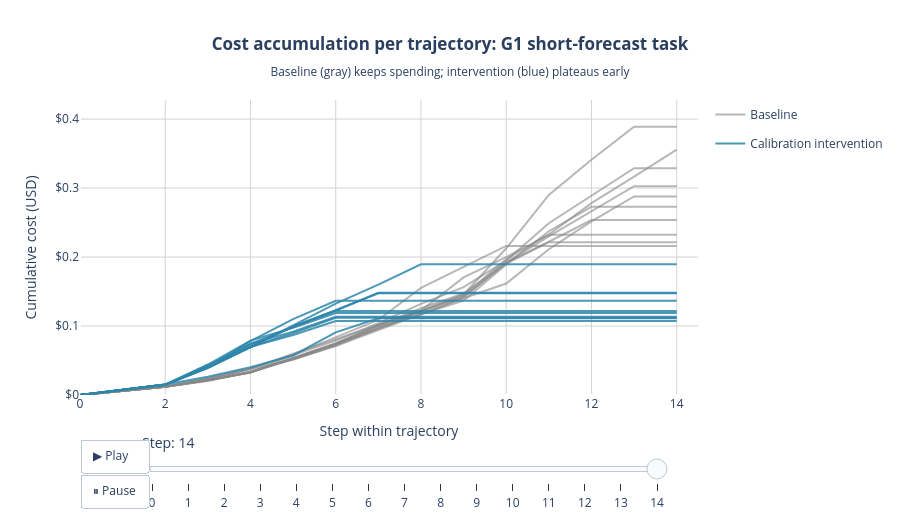
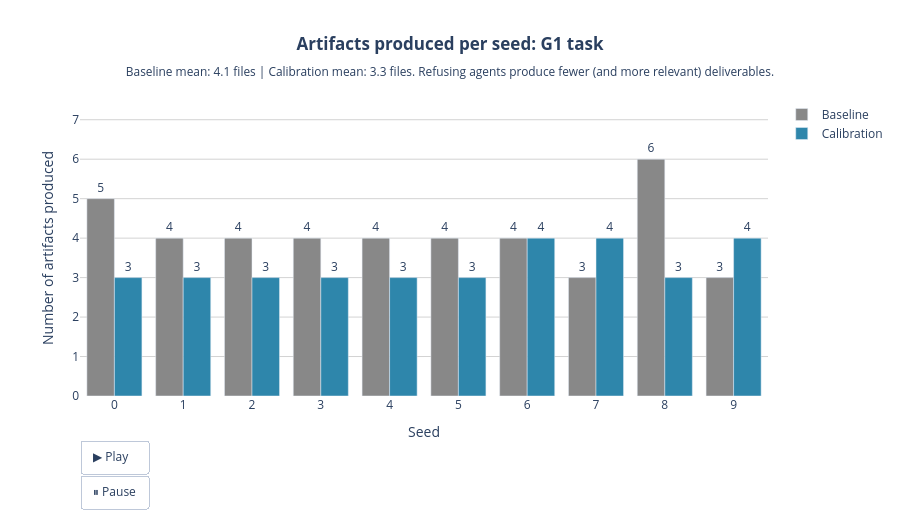
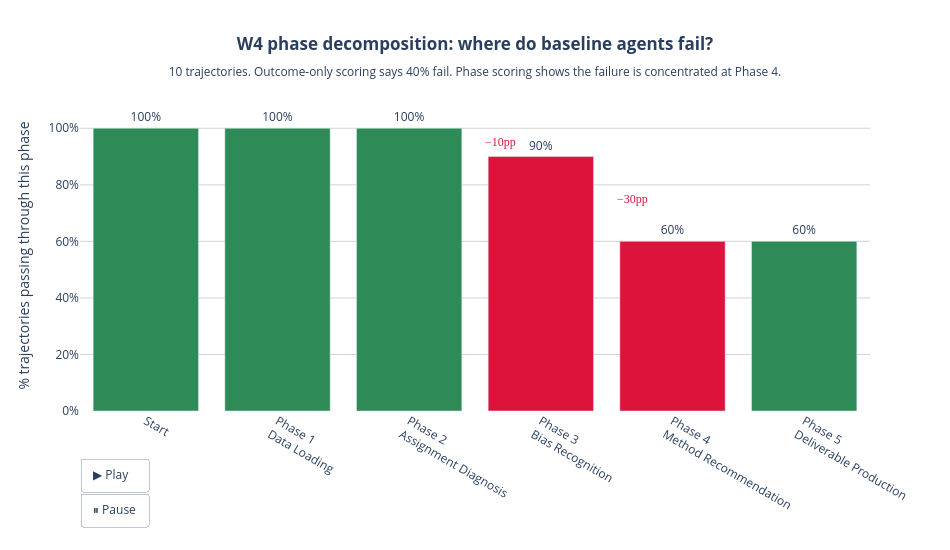

Notebook code cell kept with these figures, in order:
### Markdown cell above
#### Animated charts

### Code cell
from animated_charts import build_all
from phase_scoring import score_w4_full_batch

# Make sure df_baseline_w4 is loaded
df_baseline_w4 = score_w4_full_batch("baseline")

# Build all three (df should be your full aggregate from earlier)
fig1, fig2, fig3 = build_all(df, df_baseline_w4)

# View any of them inline:
fig1.show()
fig2.show()
fig3.show()

### Figure 1 — Plotly figure (JSON) as saved in the notebook; plotly's stock layout.template omitted (floating-point values rounded to 4 significant figures)
{"data": [{"hovertemplate": "<b>baseline seed 0</b><br>Step %{x}<br>Cumulative cost: $%{y:.3f}<br><extra></extra>", "legendgroup": "baseline", "line": {"color": "rgba(136, 136, 136, 0.6)", "width": 2}, "mode": "lines", "name": "Baseline", "showlegend": true, "type": "scatter", "x": [0, 1, 2, 3, 4, 5, 6, 7, 8, 9, 10, 11, 12, 13, 14], "y": [0.0, 0.005967, 0.01205, 0.02336, 0.03807, 0.05146, 0.07106, 0.09427, 0.1171, 0.1367, 0.1893, 0.2374, 0.2728, 0.2728, 0.2728]}, {"hovertemplate": "<b>baseline seed 1</b><br>Step %{x}<br>Cumulative cost: $%{y:.3f}<br><extra></extra>", "legendgroup": "baseline", "line": {"color": "rgba(136, 136, 136, 0.6)", "width": 2}, "mode": "lines", "name": "Baseline", "showlegend": false, "type": "scatter", "x": [0, 1, 2, 3, 4, 5, 6, 7, 8, 9, 10, 11, 12, 13, 14], "y": [0.0, 0.005967, 0.01205, 0.02142, 0.03296, 0.05181, 0.07303, 0.09714, 0.1165, 0.1413, 0.1922, 0.23, 0.266, 0.3026, 0.3026]}, {"hovertemplate": "<b>baseline seed 2</b><br>Step %{x}<br>Cumulative cost: $%{y:.3f}<br><extra></extra>", "legendgroup": "baseline", "line": {"color": "rgba(136, 136, 136, 0.6)", "width": 2}, "mode": "lines", "name": "Baseline", "showlegend": false, "type": "scatter", "x": [0, 1, 2, 3, 4, 5, 6, 7, 8, 9, 10, 11, 12, 13, 14], "y": [0.0, 0.005967, 0.01205, 0.02305, 0.03847, 0.05863, 0.08401, 0.1089, 0.1553, 0.1856, 0.2161, 0.2161, 0.2161, 0.2161, 0.2161]}, {"hovertemplate": "<b>baseline seed 3</b><br>Step %{x}<br>Cumulative cost: $%{y:.3f}<br><extra></extra>", "legendgroup": "baseline", "line": {"color": "rgba(136, 136, 136, 0.6)", "width": 2}, "mode": "lines", "name": "Baseline", "showlegend": false, "type": "scatter", "x": [0, 1, 2, 3, 4, 5, 6, 7, 8, 9, 10, 11, 12, 13, 14], "y": [0.0, 0.005967, 0.01205, 0.02148, 0.03302, 0.0532, 0.07496, 0.1018, 0.1221, 0.1456, 0.2127, 0.29, 0.3411, 0.3888, 0.3888]}, {"hovertemplate": "<b>baseline seed 4</b><br>Step %{x}<br>Cumulative cost: $%{y:.3f}<br><extra></extra>", "legendgroup": "baseline", "line": {"color": "rgba(136, 136, 136, 0.6)", "width": 2}, "mode": "lines", "name": "Baseline", "showlegend": false, "type": "scatter", "x": [0, 1, 2, 3, 4, 5, 6, 7, 8, 9, 10, 11, 12, 13, 14], "y": [0.0, 0.005967, 0.01205, 0.02325, 0.03461, 0.05125, 0.07164, 0.0978, 0.118, 0.1402, 0.1616, 0.2114, 0.2517, 0.2879, 0.2879]}, {"hovertemplate": "<b>baseline seed 5</b><br>Step %{x}<br>Cumulative cost: $%{y:.3f}<br><extra></extra>", "legendgroup": "baseline", "line": {"color": "rgba(136, 136, 136, 0.6)", "width": 2}, "mode": "lines", "name": "Baseline", "showlegend": false, "type": "scatter", "x": [0, 1, 2, 3, 4, 5, 6, 7, 8, 9, 10, 11, 12, 13, 14], "y": [0.0, 0.005967, 0.01205, 0.02148, 0.03299, 0.05783, 0.0788, 0.1042, 0.1321, 0.1564, 0.1948, 0.249, 0.2892, 0.3289, 0.3289]}, {"hovertemplate": "<b>baseline seed 6</b><br>Step %{x}<br>Cumulative cost: $%{y:.3f}<br><extra></extra>", "legendgroup": "baseline", "line": {"color": "rgba(136, 136, 136, 0.6)", "width": 2}, "mode": "lines", "name": "Baseline", "showlegend": false, "type": "scatter", "x": [0, 1, 2, 3, 4, 5, 6, 7, 8, 9, 10, 11, 12, 13, 14], "y": [0.0, 0.005967, 0.01203, 0.0246, 0.03779, 0.05996, 0.08117, 0.1018, 0.1258, 0.1472, 0.192, 0.2222, 0.2537, 0.2537, 0.2537]}, {"hovertemplate": "<b>baseline seed 7</b><br>Step %{x}<br>Cumulative cost: $%{y:.3f}<br><extra></extra>", "legendgroup": "baseline", "line": {"color": "rgba(136, 136, 136, 0.6)", "width": 2}, "mode": "lines", "name": "Baseline", "showlegend": false, "type": "scatter", "x": [0, 1, 2, 3, 4, 5, 6, 7, 8, 9, 10, 11, 12, 13, 14], "y": [0.0, 0.005967, 0.01205, 0.02142, 0.03252, 0.05374, 0.07439, 0.1009, 0.1224, 0.1705, 0.1999, 0.2324, 0.2324, 0.2324, 0.2324]}, {"hovertemplate": "<b>baseline seed 8</b><br>Step %{x}<br>Cumulative cost: $%{y:.3f}<br><extra></extra>", "legendgroup": "baseline", "line": {"color": "rgba(136, 136, 136, 0.6)", "width": 2}, "mode": "lines", "name": "Baseline", "showlegend": false, "type": "scatter", "x": [0, 1, 2, 3, 4, 5, 6, 7, 8, 9, 10, 11, 12, 13, 14], "y": [0.0, 0.005967, 0.01205, 0.02023, 0.03312, 0.05281, 0.07361, 0.09565, 0.1213, 0.1442, 0.1969, 0.2326, 0.2782, 0.3166, 0.3556]}, {"hovertemplate": "<b>baseline seed 9</b><br>Step %{x}<br>Cumulative cost: $%{y:.3f}<br><extra></extra>", "legendgroup": "baseline", "line": {"color": "rgba(136, 136, 136, 0.6)", "width": 2}, "mode": "lines", "name": "Baseline", "showlegend": false, "type": "scatter", "x": [0, 1, 2, 3, 4, 5, 6, 7, 8, 9, 10, 11, 12, 13, 14], "y": [0.0, 0.005967, 0.01205, 0.02142, 0.03261, 0.05354, 0.07432, 0.1001, 0.1208, 0.1427, 0.1906, 0.2215, 0.2215, 0.2215, 0.2215]}, {"hovertemplate": "<b>calibration_v1 seed 0</b><br>Step %{x}<br>Cumulative cost: $%{y:.3f}<br><extra></extra>", "legendgroup": "calibration_v1", "line": {"color": "rgba(46, 134, 171, 0.85)", "width": 2}, "mode": "lines", "name": "Calibration intervention", "showlegend": true, "type": "scatter", "x": [0, 1, 2, 3, 4, 5, 6, 7, 8, 9, 10, 11, 12, 13, 14], "y": [0.0, 0.007173, 0.01491, 0.04209, 0.07422, 0.09192, 0.1134, 0.1134, 0.1134, 0.1134, 0.1134, 0.1134, 0.1134, 0.1134, 0.1134]}, {"hovertemplate": "<b>calibration_v1 seed 1</b><br>Step %{x}<br>Cumulative cost: $%{y:.3f}<br><extra></extra>", "legendgroup": "calibration_v1", "line": {"color": "rgba(46, 134, 171, 0.85)", "width": 2}, "mode": "lines", "name": "Calibration intervention", "showlegend": false, "type": "scatter", "x": [0, 1, 2, 3, 4, 5, 6, 7, 8, 9, 10, 11, 12, 13, 14], "y": [0.0, 0.007188, 0.01511, 0.04422, 0.07891, 0.09739, 0.1189, 0.1189, 0.1189, 0.1189, 0.1189, 0.1189, 0.1189, 0.1189, 0.1189]}, {"hovertemplate": "<b>calibration_v1 seed 2</b><br>Step %{x}<br>Cumulative cost: $%{y:.3f}<br><extra></extra>", "legendgroup": "calibration_v1", "line": {"color": "rgba(46, 134, 171, 0.85)", "width": 2}, "mode": "lines", "name": "Calibration intervention", "showlegend": false, "type": "scatter", "x": [0, 1, 2, 3, 4, 5, 6, 7, 8, 9, 10, 11, 12, 13, 14], "y": [0.0, 0.007173, 0.01509, 0.02647, 0.04029, 0.05731, 0.0908, 0.1111, 0.1111, 0.1111, 0.1111, 0.1111, 0.1111, 0.1111, 0.1111]}, {"hovertemplate": "<b>calibration_v1 seed 3</b><br>Step %{x}<br>Cumulative cost: $%{y:.3f}<br><extra></extra>", "legendgroup": "calibration_v1", "line": {"color": "rgba(46, 134, 171, 0.85)", "width": 2}, "mode": "lines", "name": "Calibration intervention", "showlegend": false, "type": "scatter", "x": [0, 1, 2, 3, 4, 5, 6, 7, 8, 9, 10, 11, 12, 13, 14], "y": [0.0, 0.007188, 0.01511, 0.0431, 0.06931, 0.09956, 0.1229, 0.1475, 0.1475, 0.1475, 0.1475, 0.1475, 0.1475, 0.1475, 0.1475]}, {"hovertemplate": "<b>calibration_v1 seed 4</b><br>Step %{x}<br>Cumulative cost: $%{y:.3f}<br><extra></extra>", "legendgroup": "calibration_v1", "line": {"color": "rgba(46, 134, 171, 0.85)", "width": 2}, "mode": "lines", "name": "Calibration intervention", "showlegend": false, "type": "scatter", "x": [0, 1, 2, 3, 4, 5, 6, 7, 8, 9, 10, 11, 12, 13, 14], "y": [0.0, 0.007188, 0.01493, 0.03928, 0.07001, 0.08695, 0.1074, 0.1074, 0.1074, 0.1074, 0.1074, 0.1074, 0.1074, 0.1074, 0.1074]}, {"hovertemplate": "<b>calibration_v1 seed 5</b><br>Step %{x}<br>Cumulative cost: $%{y:.3f}<br><extra></extra>", "legendgroup": "calibration_v1", "line": {"color": "rgba(46, 134, 171, 0.85)", "width": 2}, "mode": "lines", "name": "Calibration intervention", "showlegend": false, "type": "scatter", "x": [0, 1, 2, 3, 4, 5, 6, 7, 8, 9, 10, 11, 12, 13, 14], "y": [0.0, 0.007188, 0.01511, 0.0398, 0.06956, 0.0899, 0.112, 0.112, 0.112, 0.112, 0.112, 0.112, 0.112, 0.112, 0.112]}, {"hovertemplate": "<b>calibration_v1 seed 6</b><br>Step %{x}<br>Cumulative cost: $%{y:.3f}<br><extra></extra>", "legendgroup": "calibration_v1", "line": {"color": "rgba(46, 134, 171, 0.85)", "width": 2}, "mode": "lines", "name": "Calibration intervention", "showlegend": false, "type": "scatter", "x": [0, 1, 2, 3, 4, 5, 6, 7, 8, 9, 10, 11, 12, 13, 14], "y": [0.0, 0.007188, 0.01511, 0.03902, 0.06899, 0.1008, 0.1325, 0.1601, 0.1896, 0.1896, 0.1896, 0.1896, 0.1896, 0.1896, 0.1896]}, {"hovertemplate": "<b>calibration_v1 seed 7</b><br>Step %{x}<br>Cumulative cost: $%{y:.3f}<br><extra></extra>", "legendgroup": "calibration_v1", "line": {"color": "rgba(46, 134, 171, 0.85)", "width": 2}, "mode": "lines", "name": "Calibration intervention", "showlegend": false, "type": "scatter", "x": [0, 1, 2, 3, 4, 5, 6, 7, 8, 9, 10, 11, 12, 13, 14], "y": [0.0, 0.007188, 0.01493, 0.04153, 0.074, 0.09858, 0.1216, 0.1216, 0.1216, 0.1216, 0.1216, 0.1216, 0.1216, 0.1216, 0.1216]}, {"hovertemplate": "<b>calibration_v1 seed 8</b><br>Step %{x}<br>Cumulative cost: $%{y:.3f}<br><extra></extra>", "legendgroup": "calibration_v1", "line": {"color": "rgba(46, 134, 171, 0.85)", "width": 2}, "mode": "lines", "name": "Calibration intervention", "showlegend": false, "type": "scatter", "x": [0, 1, 2, 3, 4, 5, 6, 7, 8, 9, 10, 11, 12, 13, 14], "y": [0.0, 0.007188, 0.01493, 0.04022, 0.07067, 0.09928, 0.1225, 0.1481, 0.1481, 0.1481, 0.1481, 0.1481, 0.1481, 0.1481, 0.1481]}, {"hovertemplate": "<b>calibration_v1 seed 9</b><br>Step %{x}<br>Cumulative cost: $%{y:.3f}<br><extra></extra>", "legendgroup": "calibration_v1", "line": {"color": "rgba(46, 134, 171, 0.85)", "width": 2}, "mode": "lines", "name": "Calibration intervention", "showlegend": false, "type": "scatter", "x": [0, 1, 2, 3, 4, 5, 6, 7, 8, 9, 10, 11, 12, 13, 14], "y": [0.0, 0.007188, 0.01493, 0.04022, 0.07795, 0.11, 0.1366, 0.1366, 0.1366, 0.1366, 0.1366, 0.1366, 0.1366, 0.1366, 0.1366]}], "layout": {"height": 520, "plot_bgcolor": "white", "sliders": [{"active": 14, "currentvalue": {"font": {"size": 14}, "prefix": "Step: "}, "len": 0.85, "steps": [{"args": [["0"], {"frame": {"duration": 0, "redraw": true}, "mode": "immediate", "transition": {"duration": 0}}], "label": "0", "method": "animate"}, {"args": [["1"], {"frame": {"duration": 0, "redraw": true}, "mode": "immediate", "transition": {"duration": 0}}], "label": "1", "method": "animate"}, {"args": [["2"], {"frame": {"duration": 0, "redraw": true}, "mode": "immediate", "transition": {"duration": 0}}], "label": "2", "method": "animate"}, {"args": [["3"], {"frame": {"duration": 0, "redraw": true}, "mode": "immediate", "transition": {"duration": 0}}], "label": "3", "method": "animate"}, {"args": [["4"], {"frame": {"duration": 0, "redraw": true}, "mode": "immediate", "transition": {"duration": 0}}], "label": "4", "method": "animate"}, {"args": [["5"], {"frame": {"duration": 0, "redraw": true}, "mode": "immediate", "transition": {"duration": 0}}], "label": "5", "method": "animate"}, {"args": [["6"], {"frame": {"duration": 0, "redraw": true}, "mode": "immediate", "transition": {"duration": 0}}], "label": "6", "method": "animate"}, {"args": [["7"], {"frame": {"duration": 0, "redraw": true}, "mode": "immediate", "transition": {"duration": 0}}], "label": "7", "method": "animate"}, {"args": [["8"], {"frame": {"duration": 0, "redraw": true}, "mode": "immediate", "transition": {"duration": 0}}], "label": "8", "method": "animate"}, {"args": [["9"], {"frame": {"duration": 0, "redraw": true}, "mode": "immediate", "transition": {"duration": 0}}], "label": "9", "method": "animate"}, {"args": [["10"], {"frame": {"duration": 0, "redraw": true}, "mode": "immediate", "transition": {"duration": 0}}], "label": "10", "method": "animate"}, {"args": [["11"], {"frame": {"duration": 0, "redraw": true}, "mode": "immediate", "transition": {"duration": 0}}], "label": "11", "method": "animate"}, {"args": [["12"], {"frame": {"duration": 0, "redraw": true}, "mode": "immediate", "transition": {"duration": 0}}], "label": "12", "method": "animate"}, {"args": [["13"], {"frame": {"duration": 0, "redraw": true}, "mode": "immediate", "transition": {"duration": 0}}], "label": "13", "method": "animate"}, {"args": [["14"], {"frame": {"duration": 0, "redraw": true}, "mode": "immediate", "transition": {"duration": 0}}], "label": "14", "method": "animate"}], "x": 0.1, "y": -0.05}], "title": {"text": "<b>Cost accumulation per trajectory: G1 short-forecast task</b><br><sub>Baseline (gray) keeps spending; intervention (blue) plateaus early</sub>", "x": 0.5, "xanchor": "center"}, "updatemenus": [{"buttons": [{"args": [null, {"frame": {"duration": 300, "redraw": true}, "fromcurrent": true, "transition": {"duration": 0}}], "label": "▶ Play", "method": "animate"}, {"args": [[null], {"frame": {"duration": 0, "redraw": false}, "mode": "immediate", "transition": {"duration": 0}}], "label": "⏸ Pause", "method": "animate"}], "showactive": false, "type": "buttons", "x": 0, "xanchor": "left", "y": -0.15, "yanchor": "top"}], "width": 900, "xaxis": {"gridcolor": "lightgray", "range": [0, 14.5], "showgrid": true, "title": {"text": "Step within trajectory"}}, "yaxis": {"gridcolor": "lightgray", "range": [0, 0.4277], "showgrid": true, "tickprefix": "$", "title": {"text": "Cumulative cost (USD)"}}}}

### Figure 2 — Plotly figure (JSON) as saved in the notebook; plotly's stock layout.template omitted (floating-point values rounded to 4 significant figures)
{"data": [{"hovertemplate": "<b>Baseline, seed %{x}</b><br>Artifacts: %{y}<br><extra></extra>", "marker": {"color": "#888888"}, "name": "Baseline", "text": [5.0, 4.0, 4.0, 4.0, 4.0, 4.0, 4.0, 3.0, 6.0, 3.0], "textposition": "outside", "type": "bar", "x": [0, 1, 2, 3, 4, 5, 6, 7, 8, 9], "y": [5, 4, 4, 4, 4, 4, 4, 3, 6, 3]}, {"hovertemplate": "<b>Calibration, seed %{x}</b><br>Artifacts: %{y}<br><extra></extra>", "marker": {"color": "#2E86AB"}, "name": "Calibration", "text": [3.0, 3.0, 3.0, 3.0, 3.0, 3.0, 4.0, 4.0, 3.0, 4.0], "textposition": "outside", "type": "bar", "x": [0, 1, 2, 3, 4, 5, 6, 7, 8, 9], "y": [3, 3, 3, 3, 3, 3, 4, 4, 3, 4]}], "layout": {"barmode": "group", "height": 520, "plot_bgcolor": "white", "title": {"text": "<b>Artifacts produced per seed: G1 task</b><br><sub>Baseline mean: 4.1 files | Calibration mean: 3.3 files. Refusing agents produce fewer (and more relevant) deliverables.</sub>", "x": 0.5, "xanchor": "center"}, "updatemenus": [{"buttons": [{"args": [null, {"frame": {"duration": 400, "redraw": true}, "fromcurrent": true}], "label": "▶ Play", "method": "animate"}, {"args": [[null], {"frame": {"duration": 0, "redraw": false}, "mode": "immediate"}], "label": "⏸ Pause", "method": "animate"}], "showactive": false, "type": "buttons", "x": 0, "xanchor": "left", "y": -0.15, "yanchor": "top"}], "width": 900, "xaxis": {"dtick": 1, "showgrid": false, "tickmode": "linear", "title": {"text": "Seed"}}, "yaxis": {"gridcolor": "lightgray", "range": [0, 7.5], "showgrid": true, "title": {"text": "Number of artifacts produced"}}}}

### Figure 3 — Plotly figure (JSON) as saved in the notebook; plotly's stock layout.template omitted (floating-point values rounded to 4 significant figures)
{"data": [{"hovertemplate": "<b>%{x}</b><br>Trajectories still passing: %{y:.0f}%<extra></extra>", "marker": {"color": ["#2E8B57", "#2E8B57", "#2E8B57", "#DC143C", "#DC143C", "#2E8B57"]}, "text": ["100%", "100%", "100%", "90%", "60%", "60%"], "textposition": "outside", "type": "bar", "x": ["Start", "Phase 1<br>Data Loading", "Phase 2<br>Assignment Diagnosis", "Phase 3<br>Bias Recognition", "Phase 4<br>Method Recommendation", "Phase 5<br>Deliverable Production"], "y": [100, 100, 100, 90, 60, 60]}], "layout": {"annotations": [{"font": {"color": "#DC143C", "family": "Arial Black", "size": 12}, "showarrow": false, "text": "−10pp", "x": "Phase 3<br>Bias Recognition", "xshift": -40, "y": 95}, {"font": {"color": "#DC143C", "family": "Arial Black", "size": 12}, "showarrow": false, "text": "−30pp", "x": "Phase 4<br>Method Recommendation", "xshift": -40, "y": 75}], "height": 550, "plot_bgcolor": "white", "showlegend": false, "title": {"text": "<b>W4 phase decomposition: where do baseline agents fail?</b><br><sub>10 trajectories. Outcome-only scoring says 40% fail. Phase scoring shows the failure is concentrated at Phase 4.</sub>", "x": 0.5, "xanchor": "center"}, "updatemenus": [{"buttons": [{"args": [null, {"frame": {"duration": 700, "redraw": true}, "fromcurrent": true}], "label": "▶ Play", "method": "animate"}, {"args": [[null], {"frame": {"duration": 0, "redraw": false}, "mode": "immediate"}], "label": "⏸ Pause", "method": "animate"}], "showactive": false, "type": "buttons", "x": 0, "xanchor": "left", "y": -0.15, "yanchor": "top"}], "width": 950, "xaxis": {"showgrid": false, "title": {"text": ""}}, "yaxis": {"gridcolor": "lightgray", "range": [0, 110], "showgrid": true, "ticksuffix": "%", "title": {"text": "% trajectories passing through this phase"}}}}
